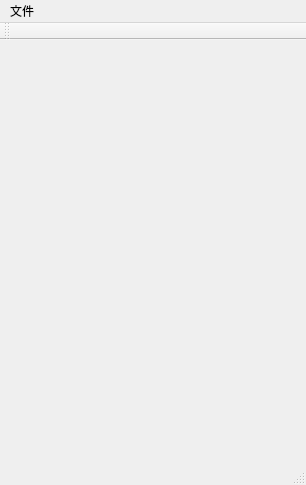
<?xml version="1.0" encoding="UTF-8"?>
<ui version="4.0">
 <class>KFileEdtitorClass</class>
 <widget class="QMainWindow" name="KFileEdtitorClass">
  <property name="geometry">
   <rect>
    <x>0</x>
    <y>0</y>
    <width>306</width>
    <height>485</height>
   </rect>
  </property>
  <property name="windowTitle">
   <string>KFileEdtitor</string>
  </property>
  <widget class="QWidget" name="centralWidget">
   <layout class="QVBoxLayout" name="verticalLayout_4">
    <item>
     <layout class="QHBoxLayout" name="horizontalLayout_2">
      <item>
       <widget class="QWidget" name="widget" native="true">
        <layout class="QVBoxLayout" name="verticalLayout_2">
         <item>
          <layout class="QVBoxLayout" name="verticalLayout"/>
         </item>
        </layout>
       </widget>
      </item>
      <item>
       <widget class="QWidget" name="widget_2" native="true">
        <layout class="QVBoxLayout" name="verticalLayout_3">
         <item>
          <layout class="QHBoxLayout" name="horizontalLayout"/>
         </item>
        </layout>
       </widget>
      </item>
     </layout>
    </item>
   </layout>
  </widget>
  <widget class="QMenuBar" name="menuBar">
   <property name="geometry">
    <rect>
     <x>0</x>
     <y>0</y>
     <width>306</width>
     <height>23</height>
    </rect>
   </property>
   <widget class="QMenu" name="menu">
    <property name="title">
     <string>文件</string>
    </property>
    <addaction name="actionOpen"/>
    <addaction name="actionSave"/>
    <addaction name="actionImport"/>
   </widget>
   <addaction name="menu"/>
  </widget>
  <widget class="QToolBar" name="mainToolBar">
   <attribute name="toolBarArea">
    <enum>TopToolBarArea</enum>
   </attribute>
   <attribute name="toolBarBreak">
    <bool>false</bool>
   </attribute>
  </widget>
  <widget class="QStatusBar" name="statusBar"/>
  <action name="actionOpen">
   <property name="text">
    <string>Open</string>
   </property>
  </action>
  <action name="actionSave">
   <property name="text">
    <string>Save</string>
   </property>
  </action>
  <action name="actionImport">
   <property name="text">
    <string>Import</string>
   </property>
  </action>
 </widget>
 <layoutdefault spacing="6" margin="11"/>
 <resources>
  <include location="KFileEdtitor.qrc"/>
 </resources>
 <connections/>
</ui>
